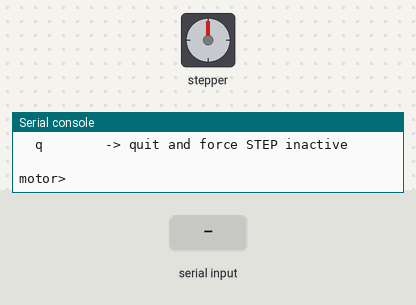
Simulated run of this program. Board: ESP32 board running MicroPython. Parts: stepper motor, the last lines printed to the serial console. The test bench sets the inputs (shaded band). The stepper is drawn at 200 steps a turn.

Above: at 1.2 s.
1.3 s: "cw" typed at the serial console, then Enter
At 1.55 s:
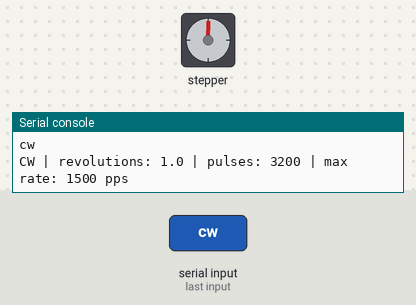
4.3 s: "ccw" typed at the serial console, then Enter
At 4.63 s:
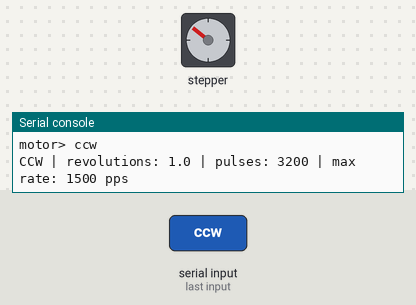
7.3 s: "cw" typed at the serial console, then Enter
At 7.63 s:
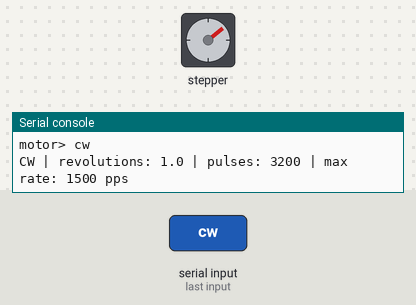
11.8 s: "ccw" typed at the serial console, then Enter
At 12.05 s:
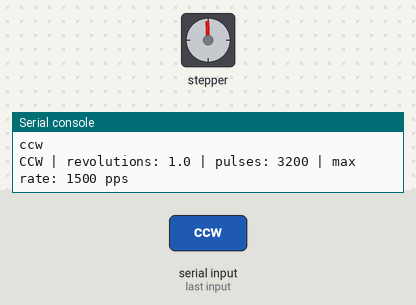
Timing chart, 0 to 16.2 s (numbered marks = the images above; inputs shaded):
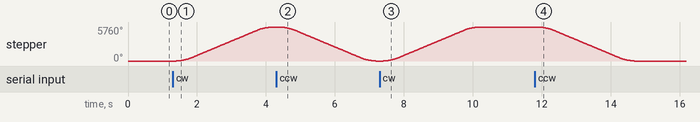

The program:

R86MINI_nema23_motor_test.py
```python
"""Isolated ESP32-S3 + R86mini + JK57HS112-3004-03 motor test.

This test does not contain steering angles, gearing, brake logic, or vehicle
limits. It commands the motor shaft directly in complete revolutions.

Required R86mini configuration:
  - External PUL+DIR mode
  - 3200 pulses/revolution
  - SW5=OFF, SW6=OFF, SW7=ON, SW8=ON
  - Initial current: SW1=ON, SW2=ON, SW3=ON (2.40 A peak)
  - SW4=OFF (reduced standstill current)

Signal interface:
  GPIO4 -> NPN transistor stage -> PUL-
  GPIO5 -> NPN transistor stage -> DIR-
  5 V -> PUL+ and DIR+
  ENA+ and ENA- disconnected
"""

from machine import Pin
import time


FIRMWARE_NAME = "r86mini-nema23-motor-test"
FIRMWARE_VERSION = "1.0.0"

STEP_PIN_NUMBER = 4
DIR_PIN_NUMBER = 5

STEP = Pin(STEP_PIN_NUMBER, Pin.OUT, value=0)
DIR = Pin(DIR_PIN_NUMBER, Pin.OUT, value=0)

SIGNAL_ACTIVE = 1
SIGNAL_INACTIVE = 0

# Change these if the printed direction is opposite to physical rotation.
CW_DIRECTION = 1
CCW_DIRECTION = 1 - CW_DIRECTION

PULSES_PER_REVOLUTION = 3200

MIN_PULSE_RATE_HZ = 100
MAX_PULSE_RATE_HZ = 2500
START_PULSE_RATE_HZ = 300
MAX_RAMP_STEPS = 300
STEP_HIGH_US = 50
DIR_SETTLE_MS = 100

pulse_rate_hz = 1500
total_position_pulses = 0


def clamp(value, minimum, maximum):
    return max(minimum, min(maximum, value))


def pulse_steps(count):
    ramp_steps = min(MAX_RAMP_STEPS, count // 2)
    start_rate = min(START_PULSE_RATE_HZ, pulse_rate_hz)

    for step_index in range(count):
        if ramp_steps:
            steps_from_end = count - step_index - 1
            ramp_position = min(step_index, steps_from_end, ramp_steps)
            rate = start_rate + (
                (pulse_rate_hz - start_rate)
                * ramp_position
                // ramp_steps
            )
        else:
            rate = start_rate

        period_us = 1_000_000 // max(1, rate)
        step_low_us = max(1, period_us - STEP_HIGH_US)

        STEP.value(SIGNAL_ACTIVE)
        time.sleep_us(STEP_HIGH_US)
        STEP.value(SIGNAL_INACTIVE)
        time.sleep_us(step_low_us)


def rotate(direction_level, direction_name, revolutions=1.0):
    global total_position_pulses

    revolutions = float(revolutions)
    if revolutions <= 0:
        print("Revolutions must be greater than zero")
        return

    pulses = round(revolutions * PULSES_PER_REVOLUTION)

    DIR.value(direction_level)
    time.sleep_ms(DIR_SETTLE_MS)

    print(
        direction_name,
        "| revolutions:", round(revolutions, 3),
        "| pulses:", pulses,
        "| max rate:", pulse_rate_hz, "pps",
    )

    pulse_steps(pulses)

    if direction_level == CW_DIRECTION:
        total_position_pulses += pulses
    else:
        total_position_pulses -= pulses

    print(
        "DONE | net motor position:",
        round(total_position_pulses / PULSES_PER_REVOLUTION, 3),
        "revolutions",
    )


def set_speed(requested_rate):
    global pulse_rate_hz

    requested_rate = int(requested_rate)
    pulse_rate_hz = int(
        clamp(requested_rate, MIN_PULSE_RATE_HZ, MAX_PULSE_RATE_HZ)
    )

    if pulse_rate_hz != requested_rate:
        print("SPEED CLAMPED:", requested_rate, "->", pulse_rate_hz, "pps")

    print(
        "SPEED:", pulse_rate_hz, "pps |",
        round(pulse_rate_hz * 60 / PULSES_PER_REVOLUTION, 2),
        "motor RPM at maximum rate",
    )


def status():
    print()
    print("========================================")
    print("R86mini + NEMA23 MOTOR TEST")
    print("========================================")
    print("Firmware          :", FIRMWARE_NAME, FIRMWARE_VERSION)
    print("Motor             : JK57HS112-3004-03")
    print("STEP / DIR GPIO   :", STEP_PIN_NUMBER, "/", DIR_PIN_NUMBER)
    print("ENA               : disconnected")
    print("Pulses/revolution :", PULSES_PER_REVOLUTION)
    print("Maximum pulse rate:", pulse_rate_hz, "pps")
    print(
        "Maximum motor RPM :",
        round(pulse_rate_hz * 60 / PULSES_PER_REVOLUTION, 2),
    )
    print(
        "Net motor position:",
        round(total_position_pulses / PULSES_PER_REVOLUTION, 3),
        "revolutions",
    )
    print("========================================")
    print()


def help_text():
    print()
    print("Commands:")
    print("  cw       -> one clockwise revolution (360 degrees)")
    print("  ccw      -> one counter-clockwise revolution (360 degrees)")
    print("  cw 2     -> two clockwise revolutions")
    print("  ccw 0.5  -> half a counter-clockwise revolution")
    print("  speed 1500 -> set maximum pulse rate (100 to 2500 pps)")
    print("  status   -> show configuration")
    print("  help     -> show commands")
    print("  q        -> quit and force STEP inactive")
    print()


STEP.value(SIGNAL_INACTIVE)

print()
print("========================================")
print(" R86mini + NEMA23 360-DEGREE MOTOR TEST")
print("========================================")
print("No steering ratio is used.")
print("One revolution =", PULSES_PER_REVOLUTION, "pulses")
print("Initial speed =", pulse_rate_hz, "pps")
print("Keep the motor mechanically unloaded for the first test.")
help_text()

try:
    while True:
        command = input("motor> ").strip().lower()

        if not command:
            continue

        parts = command.split()
        action = parts[0]

        if action == "cw":
            try:
                revolutions = float(parts[1]) if len(parts) > 1 else 1.0
                rotate(CW_DIRECTION, "CW", revolutions)
            except ValueError:
                print("Example: cw or cw 2")

        elif action == "ccw":
            try:
                revolutions = float(parts[1]) if len(parts) > 1 else 1.0
                rotate(CCW_DIRECTION, "CCW", revolutions)
            except ValueError:
                print("Example: ccw or ccw 0.5")

        elif action == "speed":
            try:
                set_speed(parts[1])
            except (ValueError, IndexError):
                print("Example: speed 1500")

        elif action == "status":
            status()

        elif action == "help":
            help_text()

        elif action == "q":
            break

        else:
            print("Commands: cw [turns] | ccw [turns] | speed pps | status | help | q")

except KeyboardInterrupt:
    print("\nSTOPPED BY USER")

finally:
    STEP.value(SIGNAL_INACTIVE)
    print("STEP forced inactive; R86mini ENA remains disconnected")
```

Measured:
- after the input at 1.3 s, stepper: keeps turning clockwise at about 2072°/s, starting after 0.10 s
- after the input at 4.3 s, stepper: keeps turning counter-clockwise at about 2072°/s, starting after 0.10 s
- after the input at 7.3 s, stepper: turns 5760° clockwise in 2.8 s, starting after 0.10 s
- after the input at 11.8 s, stepper: turns 5760° counter-clockwise in 2.8 s, starting after 0.10 s
